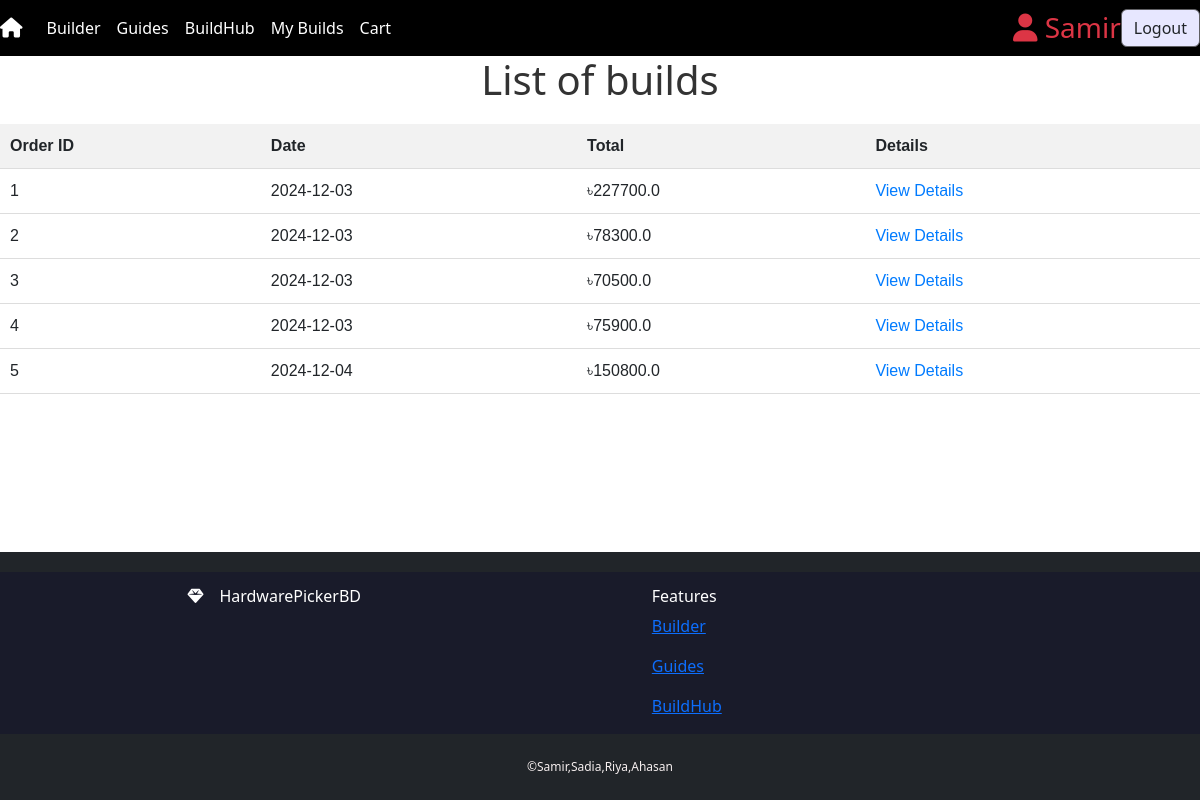
The page /products/orders/ (signed in) on the database as committed earlier.
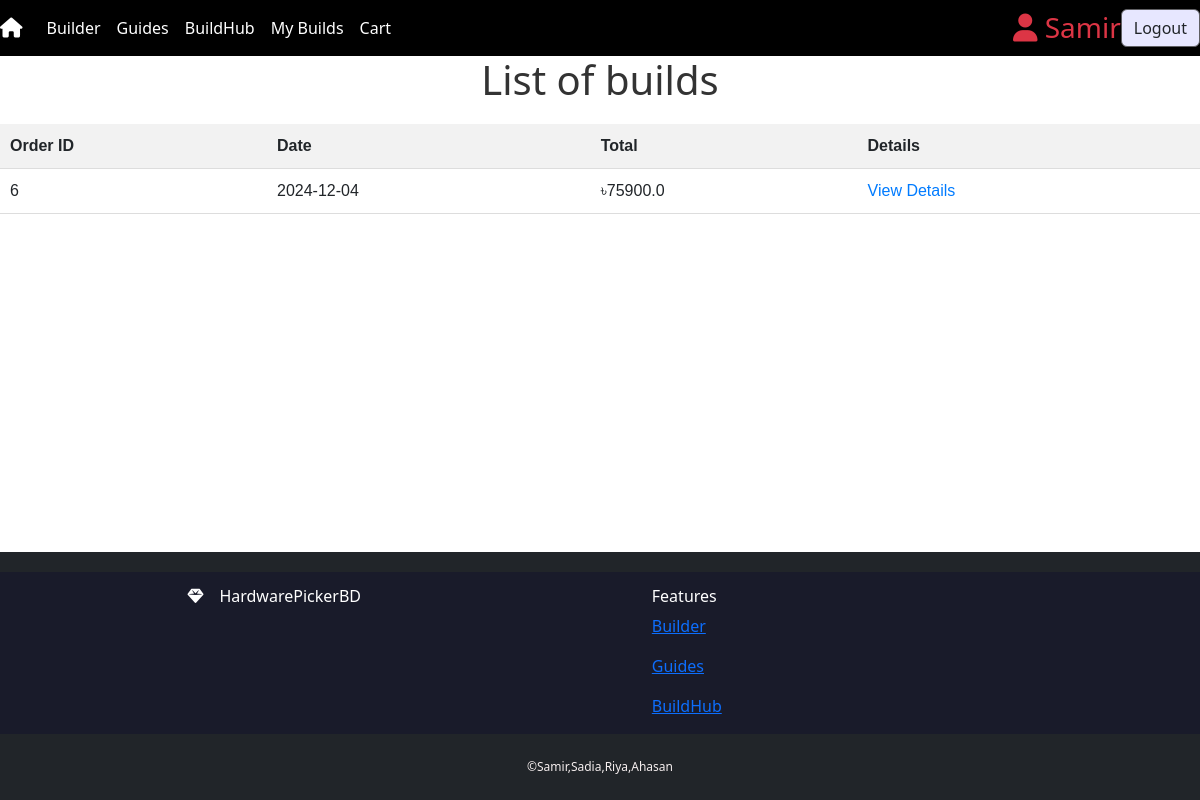
The same page on the database as committed later.
### products/models.py (models this page shows, shortened)
class Order(models.Model):
    user = models.ForeignKey(User, on_delete=models.CASCADE, related_name="orders")
    created_at = models.DateTimeField(auto_now_add=True)
    total_amount = models.FloatField()
    status = models.CharField(max_length=50, default="Pending")  # e.g., Pending, Completed, Cancelled

### products/views.py (the view)
# urls.py: path('orders/', views.order_list, name='order_list'),
@login_required
def order_list(request):
    orders = request.user.orders.all()
    return render(request, "order_list.html", {"orders": orders})

### templates/order_list.html
{% extends 'base.html' %}
{% block content %}
<h1 style="text-align: center; color: #333; margin-bottom: 20px;">List of builds</h1>
<table style="width: 100%; border-collapse: collapse; font-family: Arial, sans-serif;">
    <thead>
        <tr style="background-color: #f2f2f2; border-bottom: 1px solid #ddd;">
            <th style="padding: 10px; text-align: left;">Order ID</th>
            <th style="padding: 10px; text-align: left;">Date</th>
            <th style="padding: 10px; text-align: left;">Total</th>
            <th style="padding: 10px; text-align: left;">Details</th>
        </tr>
    </thead>
    <tbody>
        {% for order in orders %}
        <tr style="border-bottom: 1px solid #ddd;">
            <td style="padding: 10px;">{{ order.id }}</td>
            <td style="padding: 10px;">{{ order.created_at|date:"Y-m-d" }}</td>
            <td style="padding: 10px;">৳{{ order.total_amount }}</td>
            <td style="padding: 10px;">
                <a href="{% url 'order_details' order.id %}" style="color: #007bff; text-decoration: none;">View Details</a>
            </td>
        </tr>
        {% empty %}
        <tr>
            <td colspan="4" style="padding: 10px; text-align: center; color: #888;">No orders found.</td>
        </tr>
        {% endfor %}
    </tbody>
</table>
{% endblock %}

Rows that differ between the two databases and show on the page:
removed Order: id "1", created_at "2024-12-03", total_amount "227700.0"
removed Order: id "2", created_at "2024-12-03", total_amount "78300.0"
removed Order: id "3", created_at "2024-12-03", total_amount "70500.0"
removed Order: id "4", created_at "2024-12-03", total_amount "75900.0"
removed Order: id "5", created_at "2024-12-04", total_amount "150800.0"
added Order: id "6", created_at "2024-12-04", total_amount "75900.0"
